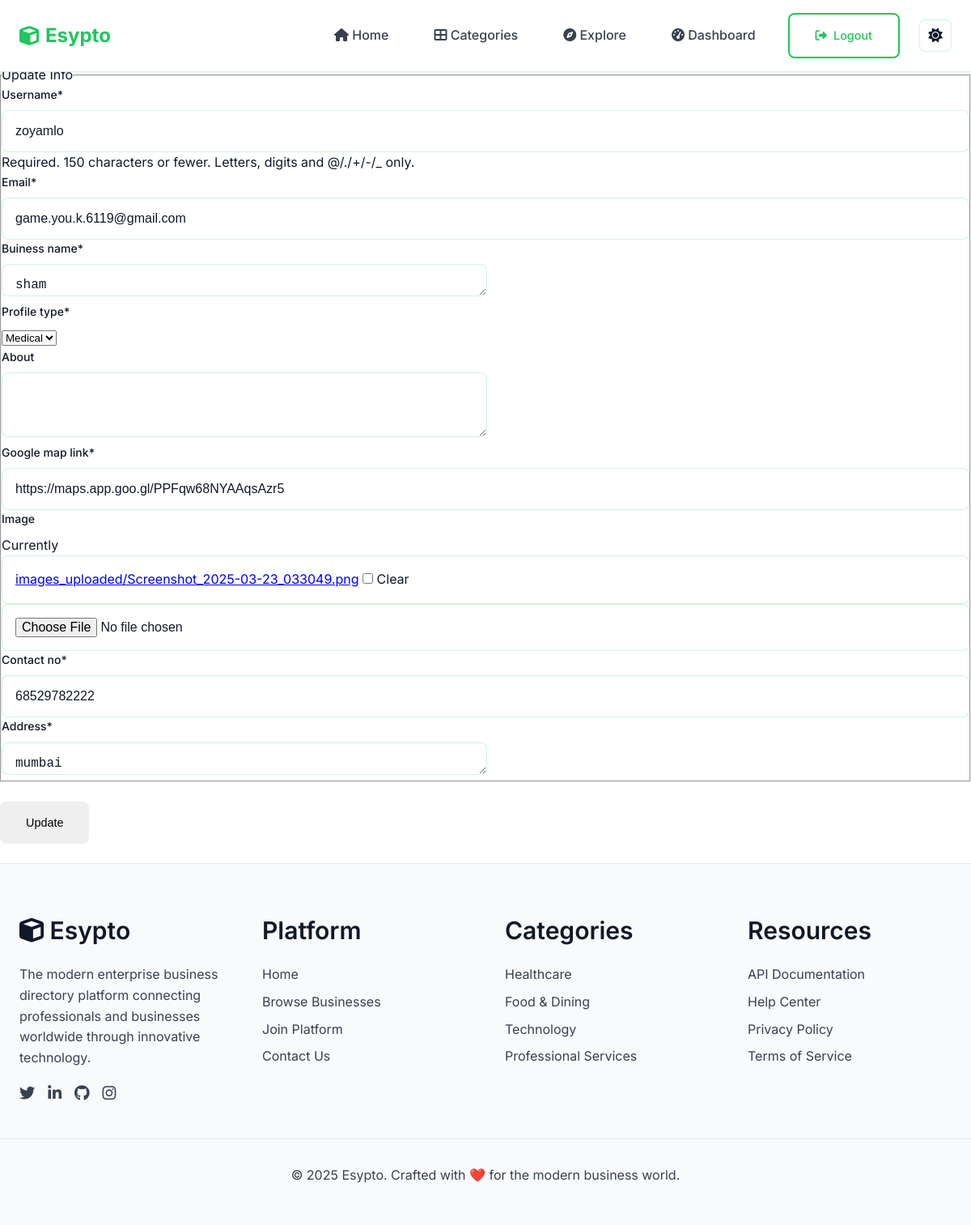
Before: /update_info/ (signed in) with the older database file.
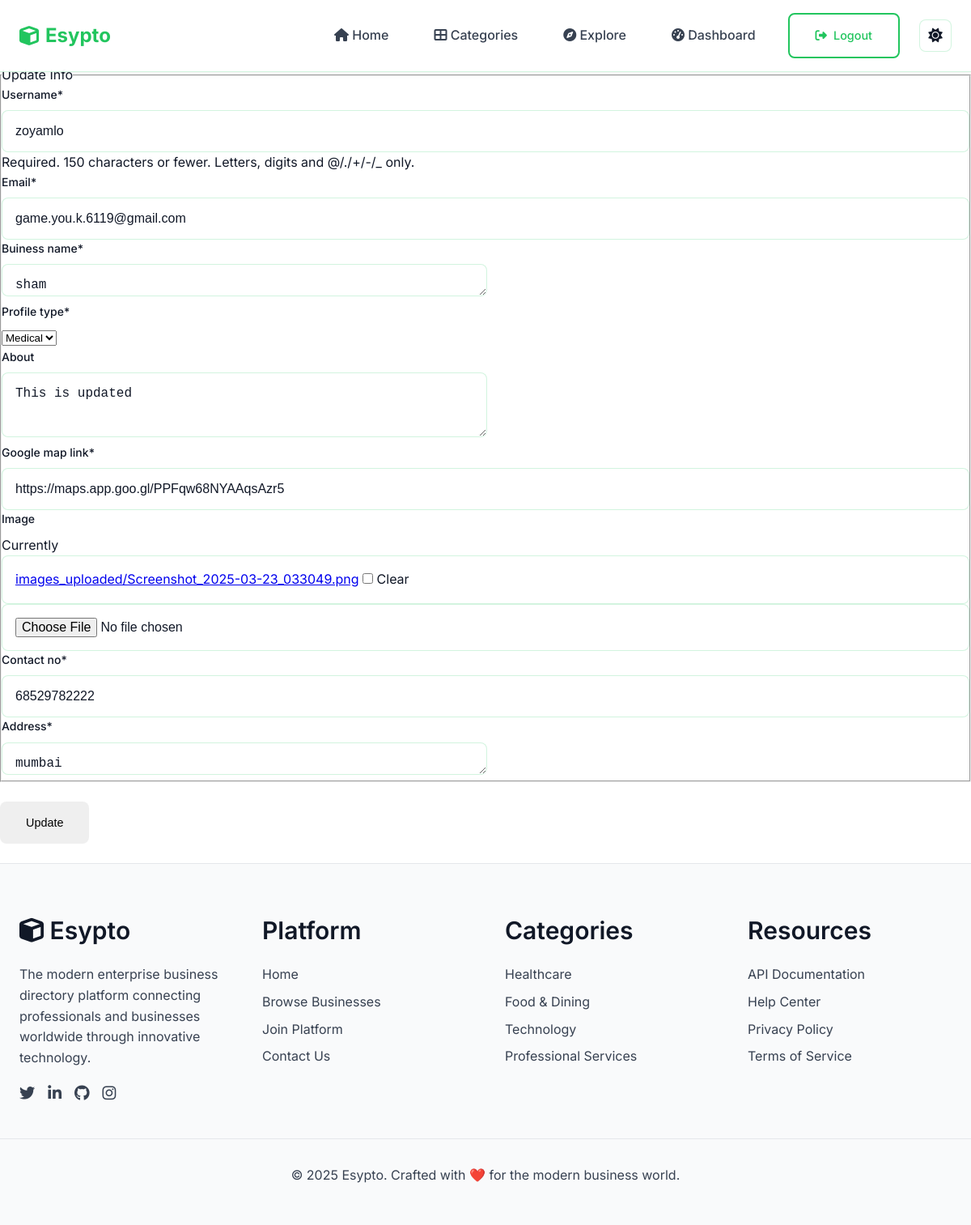
After: the same page with the newer database file.
### users/models.py (models this page shows, shortened)
class Profile(models.Model):
    CATEGORY_CHOICES = [
        ('medical', 'Medical'),
        ('food', 'Food'),
    ]
    user = models.OneToOneField(User, on_delete=models.CASCADE)
    contact_no = models.CharField(max_length=15, blank=True, null=True)
    address = models.TextField(blank=True, null=True)
    about = models.TextField(blank=True, null=True)
    buiness_name = models.TextField(blank=True, null=True)
    google_map_link = models.URLField(blank=True, null=True)
    about = models.TextField(blank=True, null=True)
    image = models.ImageField(default='images_uploaded\default.png',upload_to='images_uploaded/',blank=True, null=True)
    profile_type = models.CharField(
        max_length=20,
        choices=CATEGORY_CHOICES,
        default='medical',
    )

### users/views.py (the view)
# urls.py: path('update_info/',views.update_info, name='update_info'),
@login_required
def update_info(request):
    if request.method == 'POST':
        u_form = UserUpdateForm(request.POST,  request.FILES,instance=request.user)
        p_form = ProfileUpdateForm(request.POST, request.FILES, instance=request.user.profile)
        if u_form.is_valid() and p_form.is_valid():
            u_form.save()
            p_form.save()
            messages.success(request, 'Your profile has been updated!')
            return redirect('dashboard')
    else:
        u_form = UserUpdateForm(instance=request.user)
        p_form = ProfileUpdateForm(instance=request.user.profile)
    context = {
        'u_form': u_form,
        'p_form': p_form
    }
    return render(request, 'users/update_info.html', context)

### users/forms.py
class UserUpdateForm(forms.ModelForm):
    email = forms.EmailField()
    class Meta:
        model = User
        fields = ['username',
                  'email']

### users/templates/users/update_info.html (shortened to what this page needs)
{% extends "buisdict/base.html" %}
{% load crispy_forms_tags %}
{% block content %}
<div class="content-section">
    <form method="POST" enctype="multipart/form-data">
        <fieldset class="form-group">
            <legend class="border-bottom mb-4">Update Info</legend>
            {{ u_form|crispy }}
            {{ p_form|crispy }}
        </fieldset>
        <div class="form-group mt-3">
            <button class="btn btn-outline-info" type="submit">Update</button>
        </div>
    </form>
</div>
{% endblock content %}

Changed rows visible on the page:
changed Profile "sham": about (not shown) → "This is updated"
